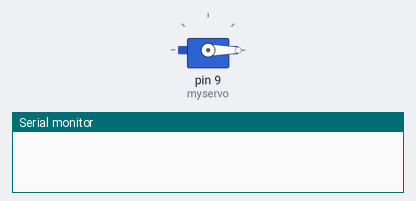
Simulated run of this sketch. Board: Arduino Uno, built with avr-gcc and run on an emulated ATmega328P. Shown: servo, the last lines printed to the serial monitor.

Above: at 0.05 s.
At 2.0 s:
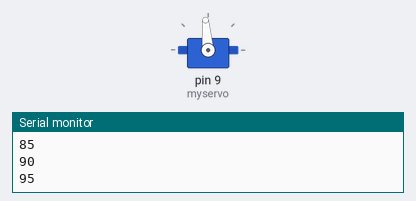
At 3.95 s:
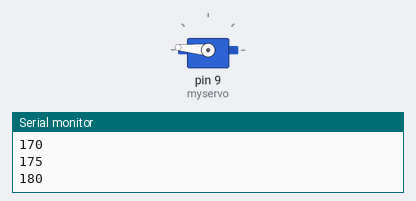
At 7.9 s:
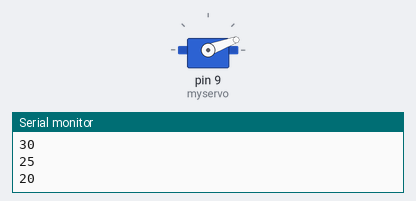
Timing chart, 0 to 10.7 s (numbered marks = the images above):
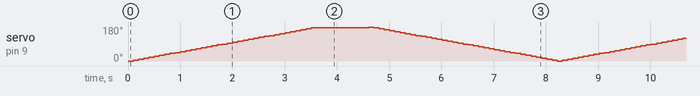

The sketch:

servo_test.ino
```cpp
#include <Servo.h>

Servo myservo;
int pos1 = 0;


void setup() {
  // put your setup code here, to run once:
  myservo.attach(9);
  Serial.begin(9600);

}

void loop() {
  pos1 = 0;
  do{
          myservo.write(pos1);
          delay(100);
          pos1 = (pos1 + 5);
          Serial.println(pos1);
          }while(pos1 < 180);// put your main code here, to run repeatedly:

  pos1 = 180;

  delay(1000);
  do{
          myservo.write(pos1);
          delay(100);
          pos1 = (pos1 - 5);
          Serial.println(pos1);
          }while(pos1 > 0);// put your main code here, to run repeatedly:


}
```
